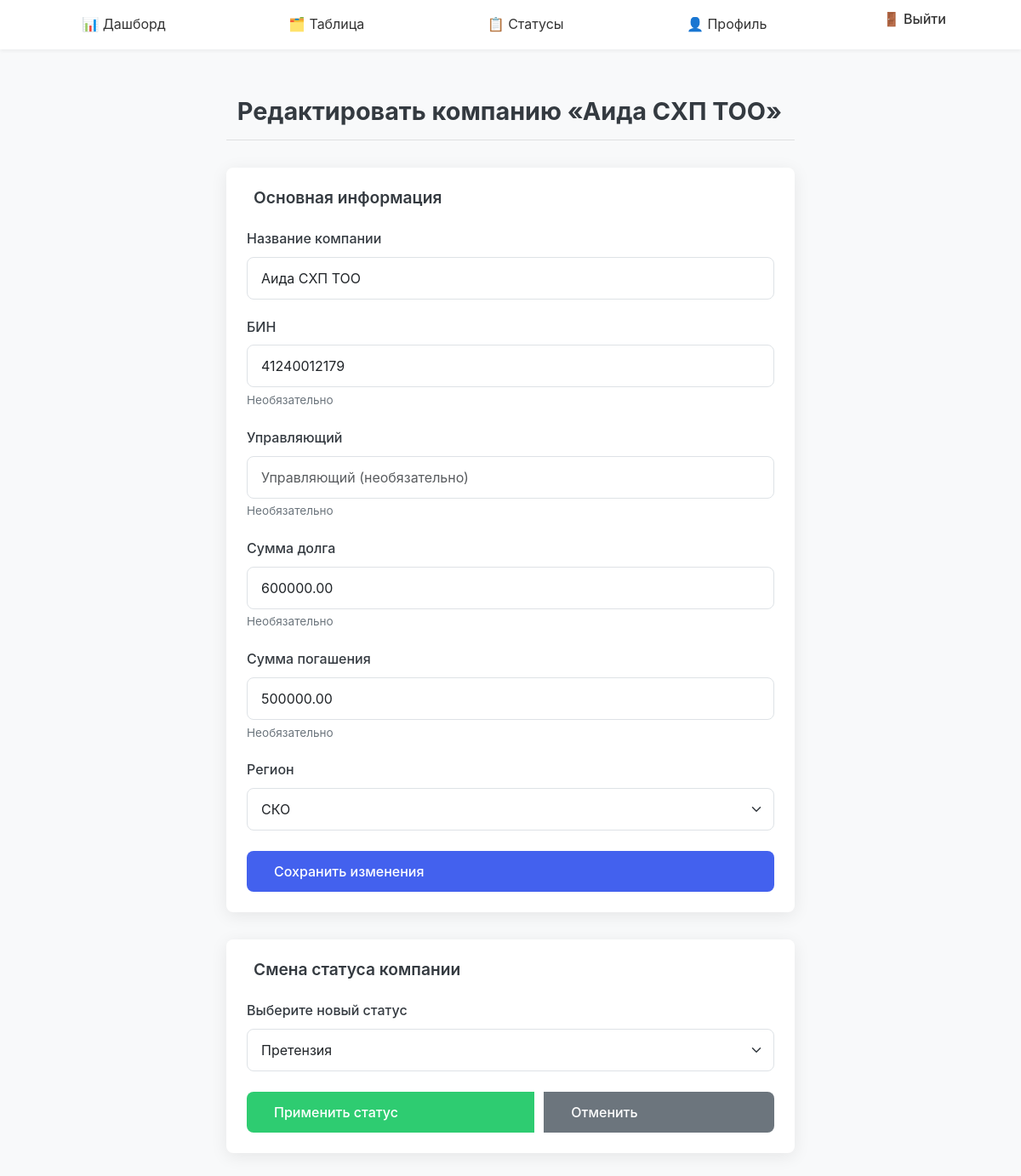
/main/edit/171/ (signed in), run on an earlier commit of the app's database.
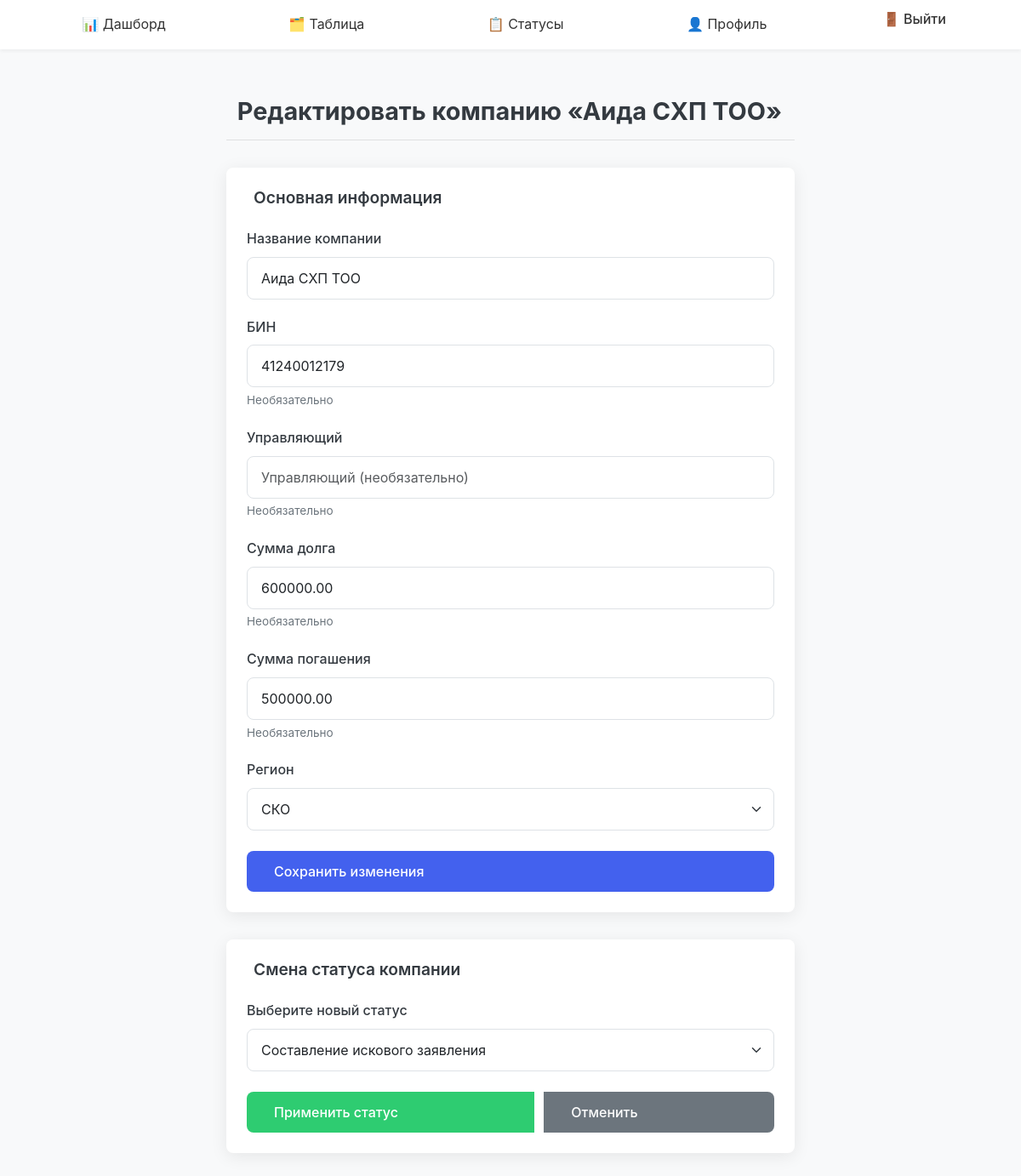
And on a later commit of the database.
### main/models.py (models this page shows, shortened)
class Company(models.Model):
    name = models.CharField("Название компании", max_length=200)
    bin_number = models.CharField(
        "БИН",
        max_length=50,
        blank=True,
        null=True,
        help_text="Бизнес-идентификационный номер (необязательно)"
    )
    manager_name = models.CharField(
        "Управляющий",
        max_length=150,
        blank=True,
        null=True,
        help_text="Имя ответственного лица/управляющего (необязательно)"
    )
    debt_amount = models.DecimalField(
        "Сумма долга",
        max_digits=12,
        decimal_places=2,
        blank=True,
        null=True,
        help_text="Сумма долга (необязательно)"
    )
    status = models.ForeignKey(
        Status,
        on_delete=models.SET_NULL,
        null=True,
        blank=True,
        related_name="+",
        verbose_name="Текущий статус"
    )
    position = models.IntegerField(
        "Позиция в колонке",
        default=0,
        help_text="Порядок внутри одного статуса на доске"
    )
    region = models.CharField(
        "Регион",
        max_length=3,
        choices=REGION_CHOICES,
        default="KST",
        help_text="Географический регион компании"
    )
    repaid_amount = models.DecimalField(
        "Сумма погашения",
        max_digits=12,
        decimal_places=2,
        blank=True,
        null=True,
        help_text="Сумма уже погашенного долга (если есть)"
    )
    class Meta:
        ordering = ["position"]
        verbose_name = "Компания"
        verbose_name_plural = "Компании"

class Status(models.Model):
    name = models.CharField("Название статуса", max_length=400)
    order = models.PositiveIntegerField(
        "Порядок отображения",
        default=0,
        help_text="Чем меньше — тем левее на доске"
    )
    duration_days = models.PositiveIntegerField(
        "Рекомендуемое время (дней)",
        default=0,
        help_text="Рекомендованное количество дней в этом статусе"
    )
    class Meta:
        ordering = ["order"]
        verbose_name = "Статус"
        verbose_name_plural = "Статусы"

### main/views.py (the view)
# urls.py: path('edit/<int:pk>/', views.edit_company, name='edit_company'),
@login_required
def edit_company(request, pk):
    if request.user.is_staff:
        company = get_object_or_404(Company, pk=pk)
    else:
        regions = request.user.profile.regions.values_list('code', flat=True)
        company = get_object_or_404(Company, pk=pk, region__in=regions)
    old_status = company.status
    old_order  = old_status.order if old_status else -1
    if request.method == 'POST' and 'save_details' in request.POST:
        form = CompanyForm(request.POST, instance=company, user=request.user)
        if form.is_valid():
            new_status = form.cleaned_data.get('status')
            new_order  = new_status.order if new_status else -1
            if not request.user.is_staff and new_order < old_order:
                messages.error(request, "Нельзя выбрать более ранний этап.")
            else:
                c = form.save(commit=False)
                if not request.user.is_staff:
                    c.region = regions[0] if regions else c.region
                c.save()
                messages.success(request, "Данные компании сохранены.")
                return redirect('main:company_detail', company.pk)
    else:
        form = CompanyForm(instance=company, user=request.user)
    statuses = Status.objects.all().order_by('order')
    return render(request, 'main/company_form.html', {
        'title':   'Редактировать компанию',
        'company': company,
        'form':    form,
        'statuses': statuses,
    })

### main/templates/main/company_form.html (shortened to what this page needs)
{% extends 'main/base.html' %}
{% block content %}
<div class="edit-container">
  <div class="edit-header">
    <h1 class="edit-title">
      Редактировать компанию «{{ company.name }}»
    </h1>
  </div>
  <div class="edit-section">
    <h2 class="section-title">
      Основная информация
    </h2>
    <form method="post" action="{% url 'main:edit_company' company.pk %}">
      <div class="form-group">
        <label for="{{ form.name.id_for_label }}" class="form-label">Название компании</label>
        {{ form.name }}
      </div>
      <div class="form-group">
        <label for="{{ form.bin_number.id_for_label }}" class="form-label">БИН</label>
        {{ form.bin_number }}
        <div class="form-text">Необязательно</div>
      </div>
      <div class="form-group">
        <label for="{{ form.manager_name.id_for_label }}" class="form-label">Управляющий</label>
        {{ form.manager_name }}
        <div class="form-text">Необязательно</div>
      </div>
      <div class="form-group">
        <label for="{{ form.debt_amount.id_for_label }}" class="form-label">Сумма долга</label>
        {{ form.debt_amount }}
        <div class="form-text">Необязательно</div>
      </div>
      <div class="form-group">
        <label for="{{ form.repaid_amount.id_for_label }}" class="form-label">Сумма погашения</label>
        {{ form.repaid_amount }}
        <div class="form-text">Необязательно</div>
      </div>
      <div class="form-group">
        <label for="{{ form.region.id_for_label }}" class="form-label">Регион</label>
        {{ form.region }}
      </div>
      <div class="btn-group">
        <button type="submit" class="btn btn-primary">
           Сохранить изменения
        </button>
      </div>
    </form>
  </div>
  <div class="edit-section">
    <h2 class="section-title">
      Смена статуса компании
    </h2>
    <form method="post" action="{% url 'main:move_company' %}">
      <div class="form-group">
        <label for="id_status_id" class="form-label">Выберите новый статус</label>
        <select name="status_id" id="id_status_id" class="form-select">
          {% for st in statuses %}
            <option value="{{ st.pk }}" {% if st.pk == company.status_id %}selected{% endif %}>
              {{ st.name }}
            </option>
          {% endfor %}
        </select>
      </div>
      <div class="btn-group">
        <button type="submit" class="btn btn-success">
           Применить статус
        </button>
        <a href="{% url 'main:company_detail' company.pk %}" class="btn btn-secondary">
           Отменить
        </a>
      </div>
    </form>
  </div>
</div>
{% endblock %}

What changed in the data, as far as the page shows it:
changed Company "Аида СХП ТОО": status_id (not shown) → "Составление искового заявления"
Also different on the page:
form field status_id: "Претензия" → (not shown)
